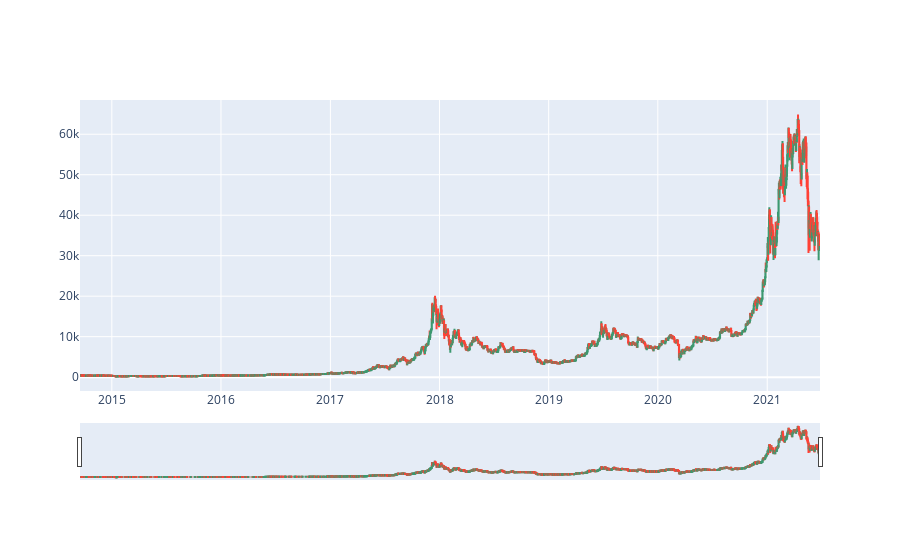

Write notebook code for a chart like this one.
### Code cell
fig1.show()

### Figure 1 — Plotly figure (JSON) as saved in the notebook; plotly's stock layout.template omitted (floating-point values rounded to 4 significant figures; data arrays with more than 128 entries replaced by an {"elided": "..."} marker saying what was removed)
{"data": [{"close": {"elided": "2475 float values"}, "high": {"elided": "2475 float values"}, "low": {"elided": "2475 float values"}, "open": {"elided": "2475 float values"}, "type": "candlestick", "x": {"elided": "2475 str values"}}], "layout": {}}
